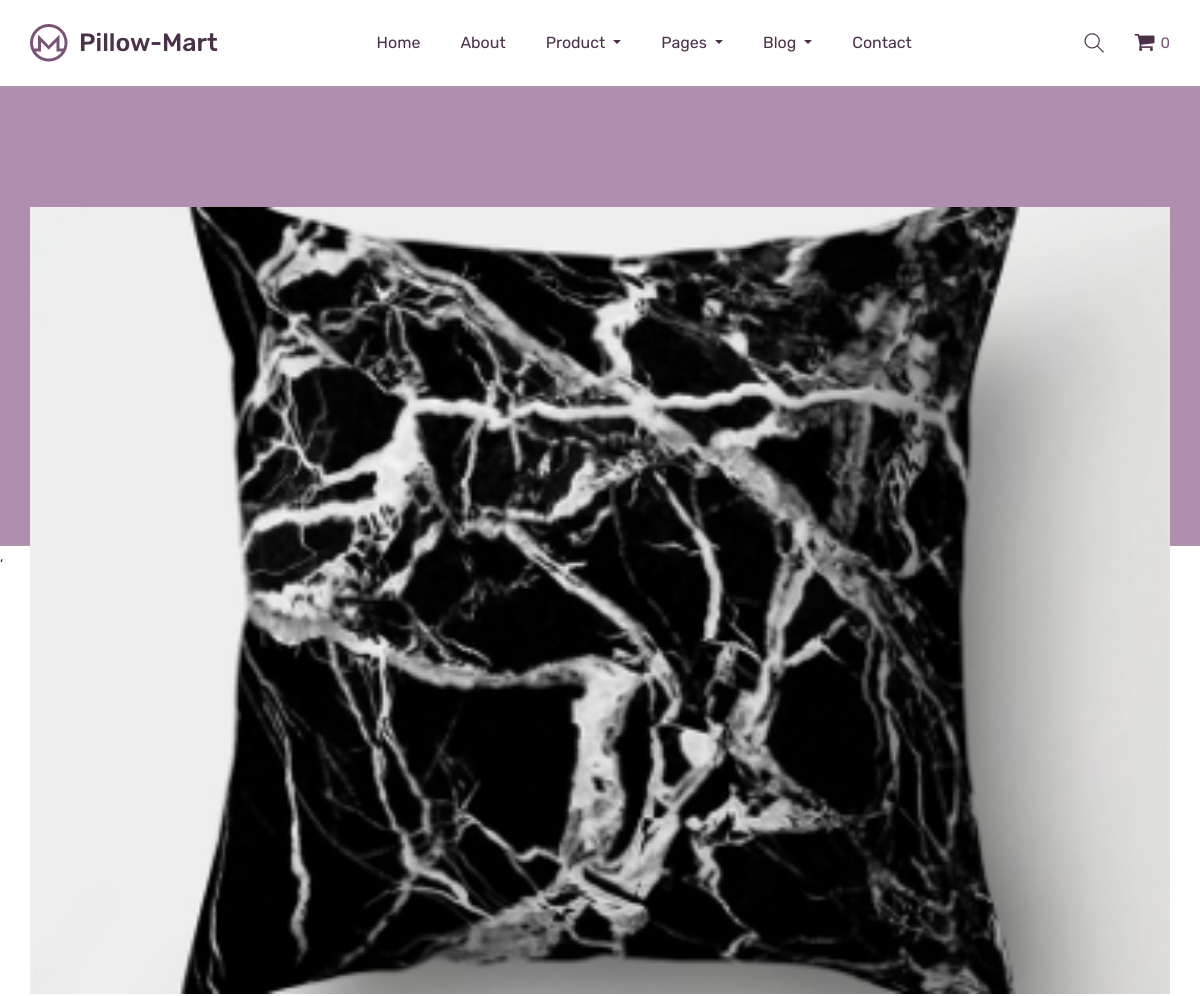
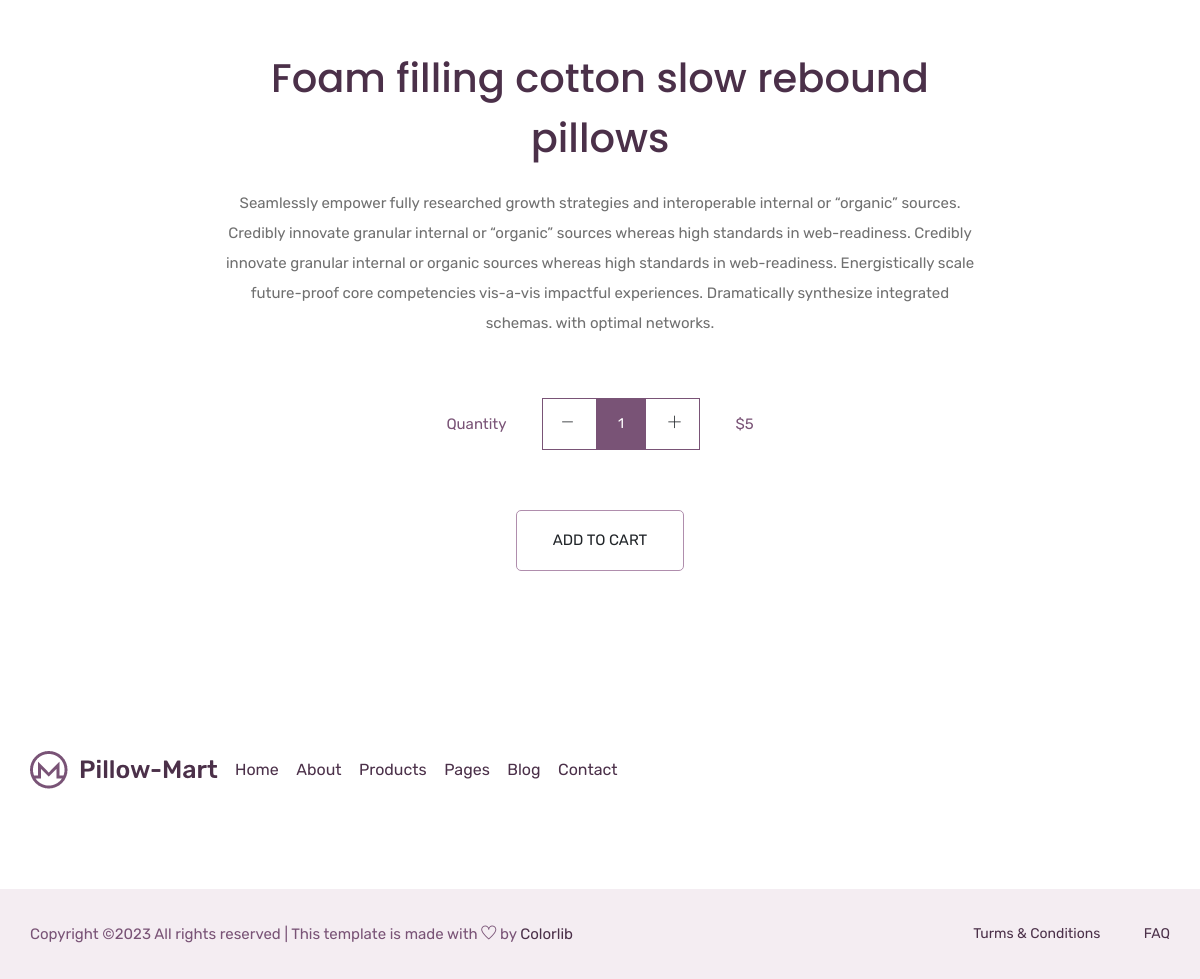
Screenshot of /product/foam-filling-cotton-slow-rebound-pillows2 with the database file from the repository (2 pictures, top to bottom).
### mart/models.py (models this page shows, shortened)
class Product(models.Model):
    name = models.CharField(max_length=200, null=True)
    text = RichTextField()
    price = models.DecimalField(max_digits=7, decimal_places=2)
    image = models.ImageField(null=False, blank=False)
    slug = models.SlugField(max_length=255, unique=True, db_index=True,
                            verbose_name='URL')

### mart/views.py (the view)
# urls.py: path('product/<slug:product_slug>', product, name='product'),
def product(request, product_slug):
    data = cartData(request)
    items = data['items']
    order = data['order']
    cartItems = data['cartItems']
    product = Product.objects.get(slug=product_slug)
    context = {'product': product, 'cartItems': cartItems, 'order': order, 'items': items,}
    return render(request, 'mart/product_detail.html', context)

### contact/templatetags/social_tags.py (called while the page is built)
@register.simple_tag()
def get_social_links():
    return Social.objects.all()

### mart/utils.py (called while the page is built, shortened)
def cookieCart(request):
    try:
        cart = json.loads(request.COOKIES['CART'])
    except:
        cart = {}
    items = []
    order = {'get_cart_total': 0, 'get_cart_items': 0}
    cartItems = order['get_cart_items']
    return {'items': items, 'order': order, 'cartItems': cartItems}

def cartData(request):
    if request.user.is_authenticated:
        customer = request.user.customer
        order, created = Order.objects.get_or_create(customer=customer, complete=False)
        items = order.orderitem_set.all()
        cartItems = order.get_cart_items
    else:
        cookieData = cookieCart(request)
        items = cookieData['items']
        cartItems = cookieData['cartItems']
        order = cookieData['order']
    return {'cartItems': cartItems, 'items': items, 'order': order}

### templates/mart/product_detail.html (shortened to what this page needs)
{% extends 'base.html' %}
{% load static %}
{% block content %}
    ,
  <div class="product_image_area">
    <div class="container">
      <div class="row justify-content-center">
        <div class="col-lg-12">
          <div class="product_img_slide owl-carousel">
            <div class="single_product_img">
              <img src="{{ product.image.url }}" alt="#" class="img-fluid">
            </div>
          </div>
        </div>
        <div class="col-lg-8">
          <div class="single_product_text text-center">
            <h3>{{ product.name }}</h3>
            <p>
                {{ product.text|safe }}
            </p>
            <div class="card_area">
                <div class="product_count_area">
                    <p>Quantity</p>
                    <div class="product_count d-inline-block">
                        <span class="product_count_item inumber-decrement"> <i class="ti-minus"></i></span>
                        <input class="product_count_item input-number" type="text" value="1" min="0" max="10">
                        <span class="product_count_item number-increment"> <i class="ti-plus"></i></span>
                    </div>
                    <p>$5</p>
                </div>
              <div class="add_to_cart">
                  <a data-product="{{ product.id }}" data-action="add" class="btn_3 update-cart add-cart show">add to cart</a>
              </div>
            </div>
          </div>
        </div>
      </div>
    </div>
  </div>
{% endblock content %}

### static/css/css/main.css (style rules this page uses)
.show { display: inline-block !important; }

### rows the page displays
Product: image (picture), name "Foam filling cotton slow rebound pillows", text "Seamlessly empower fully researched growth strategies and interoperable internal or “organic” sources. Credibly innovate granular internal or “organic” sources whereas high standards in web-readiness. Credibly innovate granular internal or organic sources whereas high standards in web-readiness. Energistically scale future-proof core competencies vis-a-vis impactful experiences. Dramatically synthesize integrated schemas. with optimal networks."

### other values shown
{{ cartItems }} "0"
